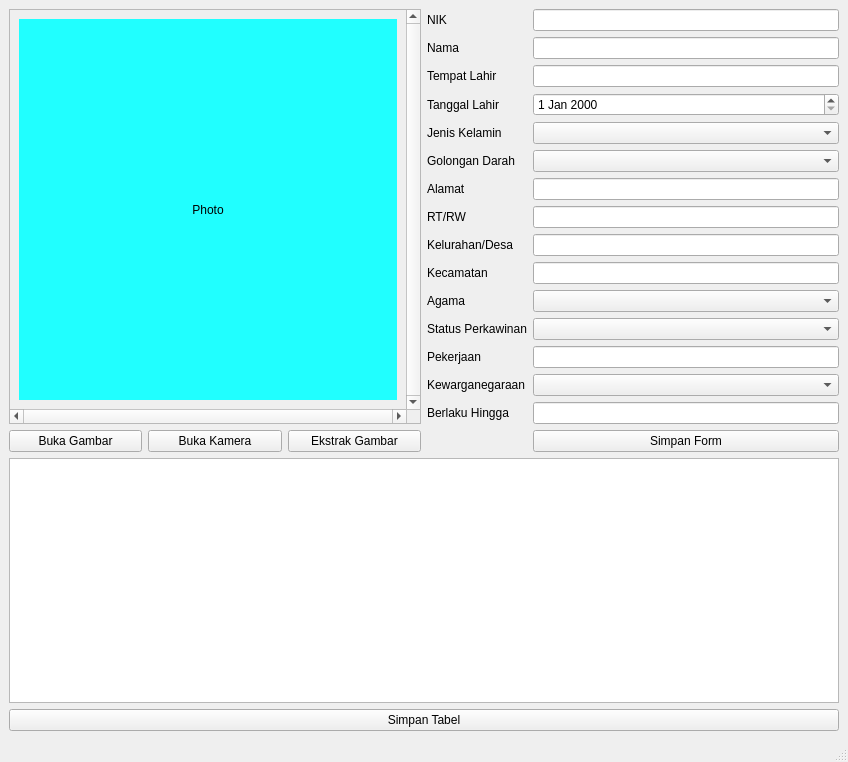
<?xml version="1.0" encoding="UTF-8"?>
<ui version="4.0">
 <class>MainWindow</class>
 <widget class="QMainWindow" name="MainWindow">
  <property name="geometry">
   <rect>
    <x>0</x>
    <y>0</y>
    <width>848</width>
    <height>762</height>
   </rect>
  </property>
  <property name="windowTitle">
   <string>MainWindow</string>
  </property>
  <widget class="QWidget" name="centralwidget">
   <layout class="QGridLayout" name="gridLayout_3">
    <item row="0" column="0">
     <layout class="QVBoxLayout" name="verticalLayout_2">
      <item>
       <layout class="QGridLayout" name="gridLayout_2">
        <item row="0" column="0">
         <layout class="QVBoxLayout" name="verticalLayout">
          <item>
           <widget class="QScrollArea" name="scrollArea">
            <property name="verticalScrollBarPolicy">
             <enum>Qt::ScrollBarAlwaysOn</enum>
            </property>
            <property name="horizontalScrollBarPolicy">
             <enum>Qt::ScrollBarAlwaysOn</enum>
            </property>
            <property name="widgetResizable">
             <bool>true</bool>
            </property>
            <widget class="QWidget" name="scrollAreaWidgetContents">
             <property name="geometry">
              <rect>
               <x>0</x>
               <y>0</y>
               <width>385</width>
               <height>428</height>
              </rect>
             </property>
             <layout class="QGridLayout" name="gridLayout">
              <item row="0" column="0">
               <widget class="QLabel" name="image_label">
                <property name="styleSheet">
                 <string notr="true">background-color: rgb(32, 255, 255);</string>
                </property>
                <property name="text">
                 <string>Photo</string>
                </property>
                <property name="alignment">
                 <set>Qt::AlignCenter</set>
                </property>
               </widget>
              </item>
             </layout>
            </widget>
           </widget>
          </item>
          <item>
           <layout class="QHBoxLayout" name="horizontalLayout">
            <item>
             <widget class="QPushButton" name="open_image_button">
              <property name="text">
               <string>Buka Gambar</string>
              </property>
             </widget>
            </item>
            <item>
             <widget class="QPushButton" name="open_camera_button">
              <property name="text">
               <string>Buka Kamera</string>
              </property>
             </widget>
            </item>
            <item>
             <widget class="QPushButton" name="pushButton">
              <property name="text">
               <string>Ekstrak Gambar</string>
              </property>
             </widget>
            </item>
           </layout>
          </item>
         </layout>
        </item>
        <item row="0" column="1">
         <layout class="QGridLayout" name="gridLayout_5">
          <item row="14" column="0">
           <widget class="QLabel" name="label_16">
            <property name="text">
             <string>Berlaku Hingga</string>
            </property>
           </widget>
          </item>
          <item row="11" column="0">
           <widget class="QLabel" name="label_13">
            <property name="text">
             <string>Status Perkawinan</string>
            </property>
           </widget>
          </item>
          <item row="14" column="1">
           <widget class="QLineEdit" name="valid_until_line_edit"/>
          </item>
          <item row="10" column="0">
           <widget class="QLabel" name="label_12">
            <property name="text">
             <string>Agama</string>
            </property>
           </widget>
          </item>
          <item row="4" column="0">
           <widget class="QLabel" name="label_6">
            <property name="text">
             <string>Jenis Kelamin</string>
            </property>
           </widget>
          </item>
          <item row="13" column="0">
           <widget class="QLabel" name="label_15">
            <property name="text">
             <string>Kewarganegaraan</string>
            </property>
           </widget>
          </item>
          <item row="11" column="1">
           <widget class="QComboBox" name="marriage_status_combo_box"/>
          </item>
          <item row="8" column="0">
           <widget class="QLabel" name="label_10">
            <property name="text">
             <string>Kelurahan/Desa</string>
            </property>
           </widget>
          </item>
          <item row="12" column="0">
           <widget class="QLabel" name="label_14">
            <property name="text">
             <string>Pekerjaan</string>
            </property>
           </widget>
          </item>
          <item row="9" column="1">
           <widget class="QLineEdit" name="district_line_edit"/>
          </item>
          <item row="12" column="1">
           <widget class="QLineEdit" name="job_line_edit"/>
          </item>
          <item row="10" column="1">
           <widget class="QComboBox" name="religion_combo_box"/>
          </item>
          <item row="4" column="1">
           <widget class="QComboBox" name="gender_combo_box"/>
          </item>
          <item row="13" column="1">
           <widget class="QComboBox" name="citizenship_combo_box"/>
          </item>
          <item row="9" column="0">
           <widget class="QLabel" name="label_11">
            <property name="text">
             <string>Kecamatan</string>
            </property>
           </widget>
          </item>
          <item row="3" column="1">
           <widget class="QDateEdit" name="birthdate_date_edit"/>
          </item>
          <item row="8" column="1">
           <widget class="QLineEdit" name="village_line_edit"/>
          </item>
          <item row="7" column="1">
           <widget class="QLineEdit" name="rtrw_line_edit"/>
          </item>
          <item row="7" column="0">
           <widget class="QLabel" name="label_9">
            <property name="text">
             <string>RT/RW</string>
            </property>
           </widget>
          </item>
          <item row="6" column="1">
           <widget class="QLineEdit" name="address_line_edit"/>
          </item>
          <item row="6" column="0">
           <widget class="QLabel" name="label_8">
            <property name="text">
             <string>Alamat</string>
            </property>
           </widget>
          </item>
          <item row="5" column="0">
           <widget class="QLabel" name="label_7">
            <property name="text">
             <string>Golongan Darah</string>
            </property>
           </widget>
          </item>
          <item row="5" column="1">
           <widget class="QComboBox" name="blood_group_combo_box"/>
          </item>
          <item row="1" column="0">
           <widget class="QLabel" name="label_3">
            <property name="text">
             <string>Nama</string>
            </property>
           </widget>
          </item>
          <item row="1" column="1">
           <widget class="QLineEdit" name="name_line_edit"/>
          </item>
          <item row="3" column="0">
           <widget class="QLabel" name="label_5">
            <property name="text">
             <string>Tanggal Lahir</string>
            </property>
           </widget>
          </item>
          <item row="2" column="0">
           <widget class="QLabel" name="label_4">
            <property name="text">
             <string>Tempat Lahir</string>
            </property>
           </widget>
          </item>
          <item row="2" column="1">
           <widget class="QLineEdit" name="birthplace_line_edit"/>
          </item>
          <item row="0" column="1">
           <widget class="QLineEdit" name="id_line_edit"/>
          </item>
          <item row="0" column="0">
           <widget class="QLabel" name="label_2">
            <property name="text">
             <string>NIK</string>
            </property>
           </widget>
          </item>
          <item row="15" column="1">
           <widget class="QPushButton" name="pushButton_2">
            <property name="text">
             <string>Simpan Form</string>
            </property>
           </widget>
          </item>
         </layout>
        </item>
       </layout>
      </item>
      <item>
       <layout class="QVBoxLayout" name="verticalLayout_3">
        <item>
         <widget class="QTextEdit" name="dummy_text_edit"/>
        </item>
        <item>
         <widget class="QPushButton" name="save_table_button">
          <property name="text">
           <string>Simpan Tabel</string>
          </property>
         </widget>
        </item>
       </layout>
      </item>
     </layout>
    </item>
   </layout>
  </widget>
  <widget class="QStatusBar" name="statusbar"/>
 </widget>
 <resources/>
 <connections/>
</ui>
